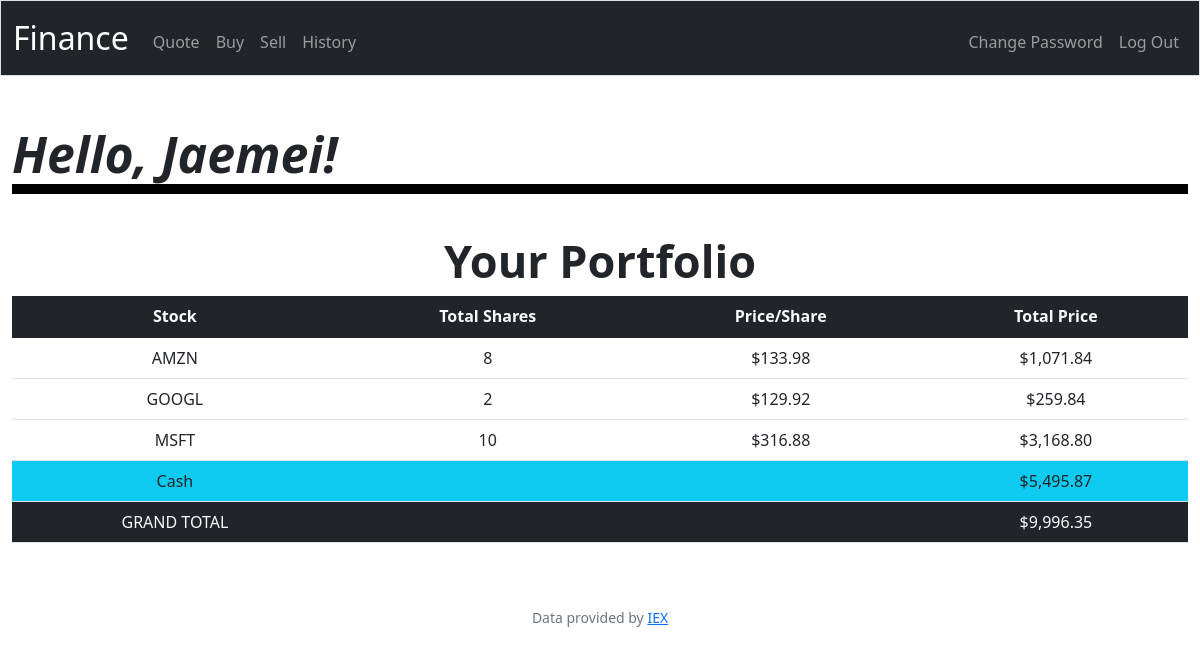
Screenshot of / (signed in) with the database file from the repository.
### tables this page shows
CREATE TABLE users (id INTEGER PRIMARY KEY AUTOINCREMENT NOT NULL, username TEXT NOT NULL, hash TEXT NOT NULL, cash NUMERIC NOT NULL DEFAULT 10000.00);

CREATE TABLE transactions (id INTEGER PRIMARY KEY AUTOINCREMENT, user_id INTEGER, symbol TEXT, shares INTEGER, price FLOAT, date TIMESTAMP);

### app.py (the view)
@app.route("/")
@login_required
def index():
    user_id = session["user_id"]
    stock_details = db.execute(
        "SELECT symbol, SUM(shares) AS shares, price FROM transactions WHERE user_id = ? GROUP BY symbol", user_id)
    user_cash = db.execute(
        "SELECT cash FROM users WHERE id = ?", user_id)[0]["cash"]
    grand_total = user_cash
    for stock in stock_details:
        grand_total += stock["shares"] * stock["price"]
    logged_user_name = db.execute(
        "SELECT username FROM users WHERE id = ?", user_id)[0]["username"]
    return render_template("index.html", stock_details=stock_details, user_cash=user_cash, grand_total=grand_total, name=logged_user_name)

### app.py (called while the page is built)
@app.after_request
def after_request(response):
    response.headers["Cache-Control"] = "no-cache, no-store, must-revalidate"
    response.headers["Expires"] = 0
    response.headers["Pragma"] = "no-cache"
    return response

### helpers.py (called while the page is built)
def login_required(f):
    @wraps(f)
    def decorated_function(*args, **kwargs):
        if session.get("user_id") is None:
            return redirect("/login")
        return f(*args, **kwargs)
    return decorated_function

def usd(value):
    return f"${value:,.2f}"

### templates/index.html (shortened to what this page needs)
{% extends "layout.html" %}
{% block main %}
<h1 class="left-align">Hello, {{ name }}!</h1>
    <h2 class="text-center">Your Portfolio</h1>
    <table class="table">
      <thead class="bg-dark text-light">
        <tr>
          <th scope="col">Stock</th>
          <th scope="col">Total Shares</th>
          <th scope="col">Price/Share</th>
          <th scope="col">Total Price</th>
        </tr>
      </thead>
      <tb>
      {% for stock in stock_details %}
      <tr>
        <td>{{ stock.symbol }}</td>
        <td>{{ stock.shares }}</td>
        <td>{{ stock.price|usd }}</td>
        <td>{{ (stock.shares * stock.price)| usd }}</td>
      </tr>
      {% endfor %}
      </tb>
      <tf>
        <tr class="bg-info text-dark">
          <td>Cash</td>
          <td colspan="2"></td>
          <td>{{ user_cash| usd }}</td>
        </tr>
        <tr class="bg-dark text-light">
          <td>GRAND TOTAL</td>
          <td colspan="2"></td>
          <td>{{ grand_total| usd }}</td>
        </tr>
      </tf>
    </table>
{% endblock %}

### static/styles.css (style rules this page uses)
h1 { margin-bottom: 40px; }
h2 { font-weight: bold; font-size: 45px; }
.left-align { text-align: left; font-weight: bold; font-style: italic; font-size: 50px; border-bottom: 10px solid black; }

### rows the page displays
users: username "Jaemei", cash "$5,495.87"
transactions: symbol "AMZN", shares "8", price "$133.98", shares "$1,071.84"
transactions: symbol "GOOGL", shares "2", price "$129.92", shares "$259.84"
transactions: symbol "MSFT", shares "10", price "$316.88", shares "$3,168.80"

### other values shown
{{ grand_total| usd }} "$9,996.35"
